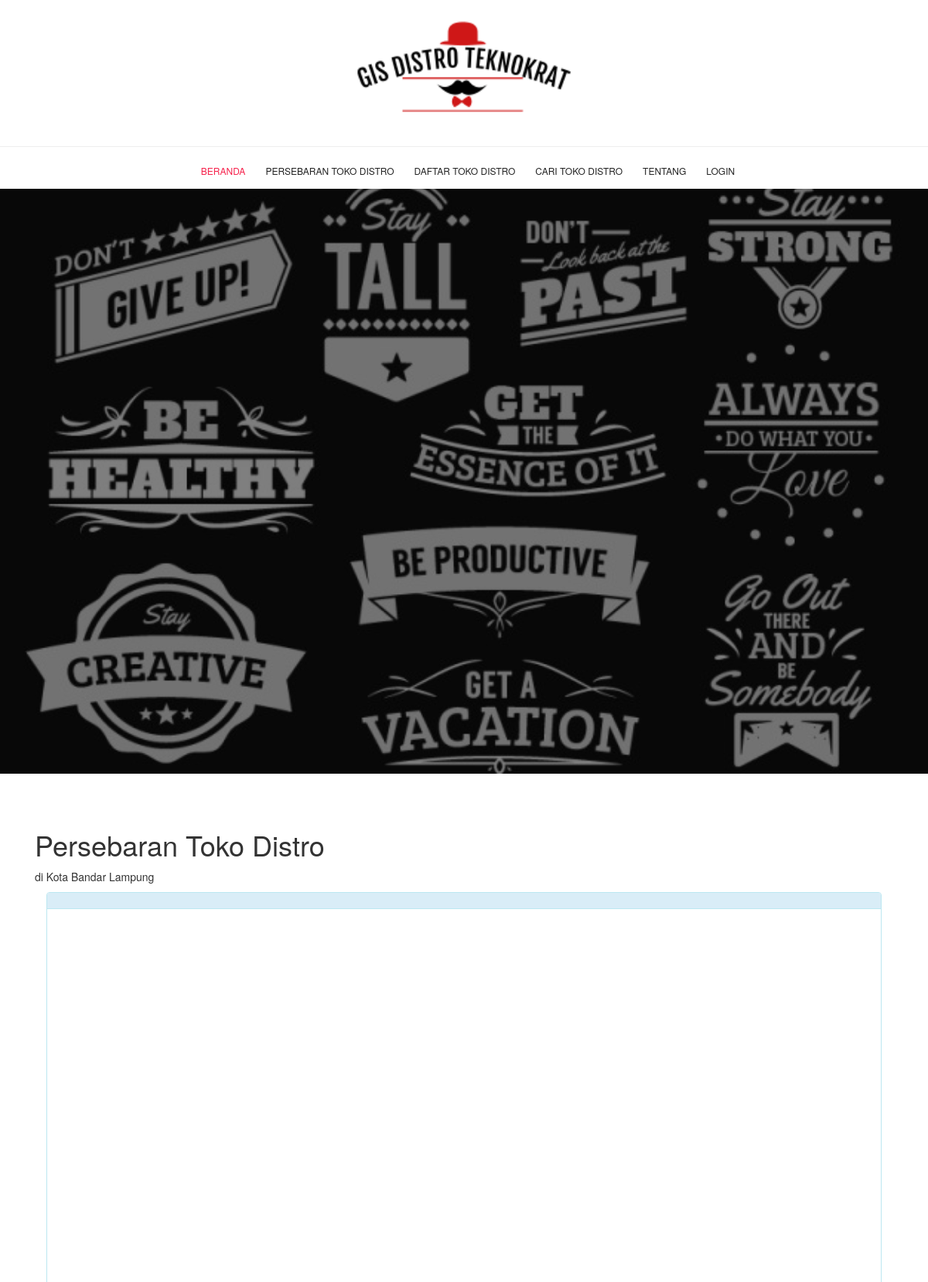
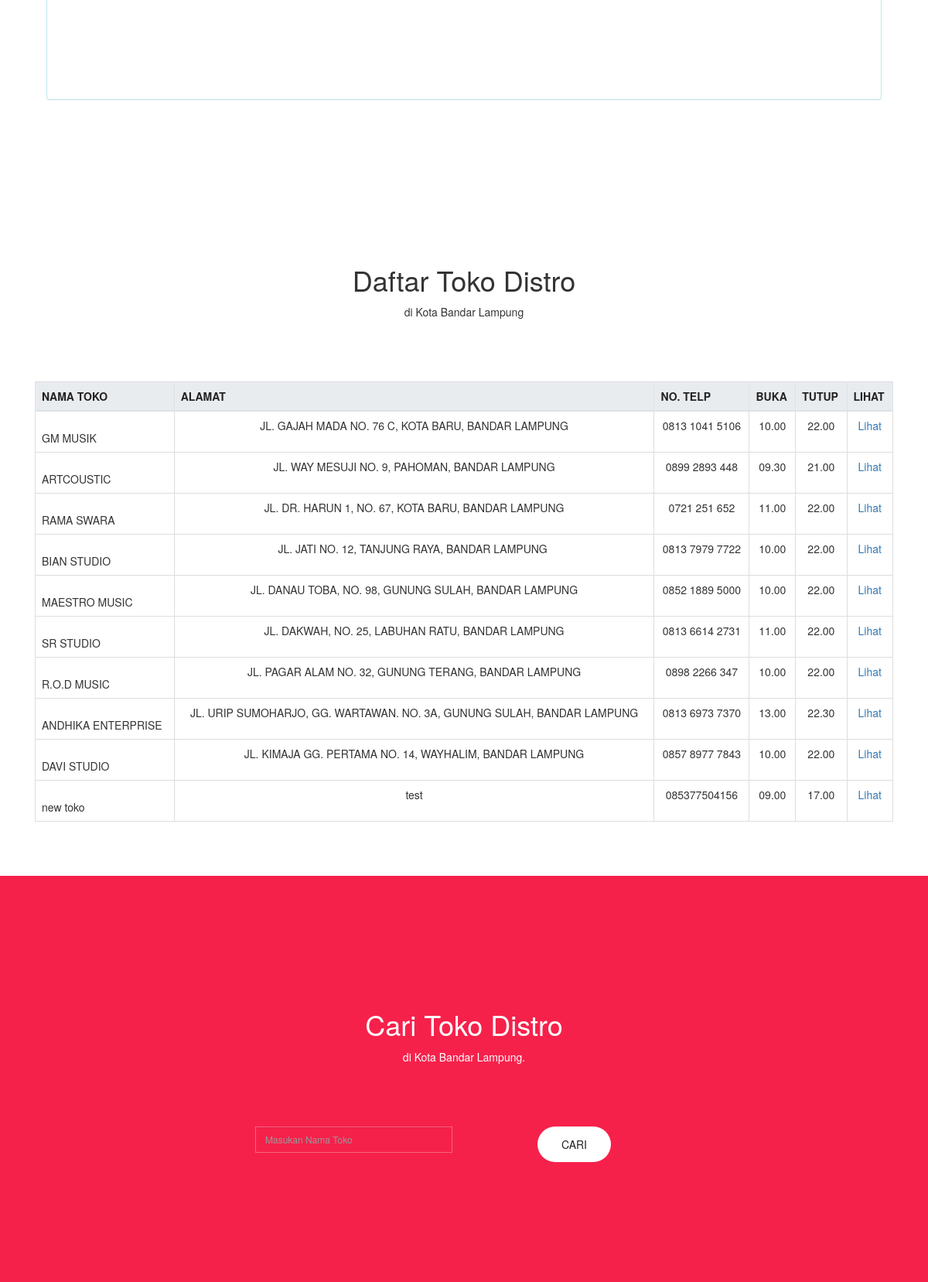
The page / (upper part) on the database its author committed (2 pictures, top to bottom).
### tables this page shows
CREATE TABLE `tbl_toko` (
  `id_toko` int(11) NOT NULL AUTO_INCREMENT,
  `nama_toko` varchar(100) NOT NULL,
  `alamat` varchar(100) NOT NULL,
  `no_telp` varchar(20) NOT NULL,
  `email` varchar(50) NOT NULL,
  `Lat` varchar(20) NOT NULL,
  `Lng` varchar(20) NOT NULL,
  `Pemilik` varchar(50) NOT NULL,
  `medsos` text,
  `buka` varchar(50) DEFAULT NULL,
  `tutup` varchar(50) DEFAULT NULL,
  `id_user` int(11) DEFAULT NULL,
  `tipe` varchar(20) DEFAULT 'Toko',
  PRIMARY KEY (`id_toko`)
);

### index.php (the view, shortened to what this page needs)
<!DOCTYPE html>
<html lang="zxx" class="no-js">
<head>
		<link rel="stylesheet" href="css/linearicons.css">
		<link rel="stylesheet" href="css/font-awesome.min.css">
		<link rel="stylesheet" href="css/bootstrap.css">
		<link rel="stylesheet" href="css/magnific-popup.css">
		<link rel="stylesheet" href="css/nice-select.css">
		<link rel="stylesheet" href="css/animate.min.css">
		<link rel="stylesheet" href="css/owl.carousel.css">
		<link rel="stylesheet" href="css/main.css">
		<link rel="stylesheet" href="css/owl.carousel.min.css">
   		<link rel="stylesheet" href="asset/css/owl.theme.default.min.css">
   		<link rel="stylesheet" href="asset/css/animate.css">
	    <link rel="stylesheet" href="asset/css/animate.css">
	    <link rel="stylesheet" href="asset/css/owl.carousel.min.css">
	    <link rel="stylesheet" href="asset/css/owl.theme.default.min.css">
	    <link rel="stylesheet" href="asset/css/magnific-popup.css">
	    <link rel="stylesheet" href="asset/css/aos.css">
	    <link rel="stylesheet" href="asset/css/ionicons.min.css">
	    <link rel="stylesheet" href="asset/css/bootstrap-datepicker.css">
	    <link rel="stylesheet" href="asset/css/jquery.timepicker.css">
	    <link rel="stylesheet" href="asset/css/flaticon.css">
	    <link rel="stylesheet" href="asset/css/icomoon.css">
	    <link href="//netdna.bootstrapcdn.com/bootstrap/3.0.0/css/bootstrap.min.css" rel="stylesheet" id="bootstrap-css">
	</head>
	<body>
		  <header id="header">
		    <div class="container">
		    	<div class="row header-top align-items-center">
		    		<div class="col-lg-4 col-sm-4 menu-top-left">
		    		</div>
		    		<div class="col-lg-4 menu-top-middle justify-content-center d-flex">
						<a href="index.php">
							<img class="img-fluid" src="img/bucek.png" width="300" height="400" >
						</a>
		    		</div>
		    	</div>
		    </div>
		    	<hr>
		    <div class="container">
		    	<div class="row align-items-center justify-content-center d-flex">
			      <nav id="nav-menu-container">
			        <ul class="nav-menu">
			          <li class="menu-active"><a href="?">Beranda</a></li>
			          <li><a href="#persebaran">Persebaran Toko Distro</a></li>
			          <li><a href="#daftar">Daftar Toko Distro</a></li>
			          <li><a href="#cari">Cari Toko Distro</a></li>
			          <li><a href="#tentang">Tentang</a></li>
			          <li><a href="login.php">login</a></li>
			            </ul>
			      </nav>
		    	</div>
		    </div>
		  </header>
		<section class="banner-area relative section-gap2" id="banner">
			<div class="overlay overlay-bg"></div>
			<div class="container">
				<div class="row fullscreen d-flex align-items-center justify-content-start">
					<div class="banner-content col-lg-12 col-md-12">
						<h1 class="text-uppercase">
							 <br>
							<br>
						</h1>
					</div>
				</div>
			</div>
		</section>
		<section class="persebaran-area section-gap" id="persebaran">
			<div class="container">
				<div class="row d-flex">
					<div class="menu-content pb-70 col-lg-12">
						<div class="title">
							<?php
							if(isset($_GET['id']) || isset($_POST['toko'])){
									include "detail.php";
							}else{ ?>
							<h1 class="mb-10">Persebaran Toko Distro</h1>
							<p>di Kota Bandar Lampung</p><?php
								include "peta.php";
							}
							?>
						</div>
					</div>
				</div>
				<div class="row">
					<div class="table-wrap col-lg-12">
					</div>
				</div>
			</div>
		</section>
		<section class="daftar-area section-gap" id="daftar">
			<div class="container">
				<div class="row d-flex justify-content-center">
					<div class="menu-content pb-70 col-lg-8">
						<div class="title text-center">
							<h1 class="mb-10">Daftar Toko Distro</h1>
							<p>di Kota Bandar Lampung</p>
						</div>
					</div>
				</div>
				<div class="row">
					<div class="table-wrap col-lg-12">
						<table class="daftar-table table table-bordered">
							  <thead class="thead-light">
							    <tr>
							      <th class="head" scope="col">Nama Toko</th>
							      <th class="head" scope="col">Alamat</th>
							      <th class="head" scope="col">No. Telp</th>
							      <th class="head" scope="col">Buka</th>
							      <th class="head" scope="col">Tutup</th>
							      <th class="head" scope="col">Lihat</th>
							    </tr>
							  </thead>
							  <tbody>
							  <?php
							  include "admin/action/koneksi.php";
							  $sql = mysqli_query($conn, "select * from tbl_toko");
							  while($data=mysqli_fetch_assoc($sql)){
							  ?>
							    <tr>
							      <th class="name" scope="row"><?php echo $data['nama_toko']; ?></th>
							      <td><?php echo $data['alamat']; ?></td>
							      <td><?php echo $data['no_telp']; ?></td>
							      <td><?php echo $data['buka']; ?></td>
							      <td><?php echo $data['tutup']; ?></td>
							      <td><a href="?id=<?php echo  $data['id_toko']; ?>#detail">Lihat</a></td>
							    </tr>
							    <?php } ?>
							  </tbody>
						</table>
					</div>
				</div>
			</div>
		</section>
		<section class="convert-area section-gap" id="cari">
			<div class="container">
				<div class="convert-wrap">
					<div class="row d-flex justify-content-center">
						<div class="menu-content pb-70 col-lg-8">
							<div class="title text-center">
								<h1 class="text-white mb-10">Cari Toko Distro</h1>
								<p class="text-white">di Kota Bandar Lampung.</p>
							</div>
						</div>
					</div>
					<form action="index.php?#detail.php" method="post">
					<div class="row justify-content-center align-items-start">
						<div class="col-lg-3 col-md-6 cols-img">
							<input type="text" name="toko" placeholder="Masukan Nama Toko" class="form-control mb-20">
						</div>
						<div class="col-lg-3 col-md-6 cols">
							<button type="submit" class="primary-btn header-btn text-uppercase">Cari</button>
						</div>
					</div>
					</form>
				</div>
			</div>
		</section>
					<?php include "contact.php"; ?>
	</body>
</html>

### css/main.css (style rules this page uses)
body { color: #777777; font-family: "Poppins", sans-serif; font-size: 14px; font-weight: 300; line-height: 1.625em; position: relative; }
ol, ul { margin: 0; padding: 0; list-style: none; }
a { -webkit-transition: all 0.3s ease 0s; -moz-transition: all 0.3s ease 0s; -o-transition: all 0.3s ease 0s; transition: all 0.3s ease 0s; }
a, a:focus, a:hover { text-decoration: none; outline: 0; }
h1, h2, h3, h4, h5, h6 { font-family: "Poppins", sans-serif; color: #222222; line-height: 1.2em !important; margin-bottom: 0; margin-top: 0; font-weight: 600; }
h1, .h1 { font-size: 36px; }
td, th { border-radius: 0px; }
.mb-10 { margin-bottom: 10px; }
.mb-20 { margin-bottom: 20px; }
.pb-70 { padding-bottom: 70px; }
.text-white { color: #fff; }
.text-center { text-align: center; }
.relative { position: relative; }
.overlay { position: absolute; left: 0; right: 0; top: 0; bottom: 0; }
h1 { font-size: 36px; }
h1, h2, h3, h4, h5, h6 { line-height: 1.5em; }
#header { padding: 14px 0; position: fixed; left: 0; top: 0; right: 0; transition: all 0.5s; z-index: 997; background-color: #fff; }
.nav-menu, .nav-menu * { margin: 0; padding: 0; list-style: none; }
.nav-menu li { position: relative; white-space: nowrap; }
.nav-menu > li { float: left; }
#nav-menu-container { margin: 0; }
.nav-menu a { padding: 0 8px 0px 8px; text-decoration: none; display: inline-block; color: #222; font-weight: 500; font-size: 12px; text-transform: uppercase; outline: none; }
.nav-menu li:hover > a, .nav-menu > .menu-active > a { color: #f6214b; }
.nav-menu > li { margin-left: 10px; }
.section-gap { padding: 50px 0; }
.section-gap2 { padding: 100px 0; }
.primary-btn { background-color: #f6214b; line-height: 42px; padding-left: 30px; padding-right: 60px; border-radius: 25px; border: none; color: #fff; display: inline-block; font-weight: 500; position: relative; -webkit-transition: all 0.3s ease 0s; -moz-transition: all 0.3s ease 0s; -o-transition: all 0.3s ease 0s; transition: all 0.3s ease 0s; cursor: pointer; text-transform: uppercase; position: relative; }
.banner-area { text-align: center; background: url(../img/gambar-bg.jpg) center; background-size: cover; }
.banner-area .overlay-bg { background-color: rgba(0, 0, 0, 0.5); }
.banner-content { text-align: center; }
.banner-content h1 { color: #fff; font-size: 60px; font-weight: 700; line-height: 1em; margin-top: 20px; }
.header-btn { background-color: #f6214b; border: 1px solid transparent; color: #fff; }
.convert-area { background-color: #f6214b; }
.convert-wrap { padding: 100px 0; }
.convert-wrap h1, .convert-wrap p { text-align: center; }
.convert-wrap .form-control { color: #fff; font-size: 12px; padding: 12px; border-radius: 0; background: transparent; border-color: #f96481; }
.convert-wrap .form-control::placeholder { color: ##fbf8f9; text-transform: capitalize; font-size: 12px; }
.convert-wrap .primary-btn { padding-left: 30px; padding-right: 30px; background: #fff; color: #222; margin-left: auto; margin-right: auto; display: block; text-align: center; -webkit-transition: all 0.3s ease 0s; -moz-transition: all 0.3s ease 0s; -o-transition: all 0.3s ease 0s; transition: all 0.3s ease 0s; }
.table { text-align: center; }
.table th { font-weight: 300; }
.table .name { padding-top: 24px; }
.table tr { -webkit-transition: all 0.3s ease 0s; -moz-transition: all 0.3s ease 0s; -o-transition: all 0.3s ease 0s; transition: all 0.3s ease 0s; }
.thead-light .head { text-transform: uppercase; font-weight: 700; color: #222 !important; }
body { font-family: sans-serif; }

### rows shown on the page
tbl_toko: nama_toko "GM MUSIK", alamat "JL. GAJAH MADA NO. 76 C, KOTA BARU, BANDAR LAMPUNG", no_telp "0813 1041 5106", buka "10.00", tutup "22.00"
tbl_toko: nama_toko "ARTCOUSTIC", alamat "JL. WAY MESUJI NO. 9, PAHOMAN, BANDAR LAMPUNG", no_telp "0899 2893 448", buka "09.30", tutup "21.00"
tbl_toko: nama_toko "RAMA SWARA", alamat "JL. DR. HARUN 1, NO. 67, KOTA BARU, BANDAR LAMPUNG", no_telp "0721 251 652", buka "11.00", tutup "22.00"
tbl_toko: nama_toko "BIAN STUDIO", alamat "JL. JATI NO. 12, TANJUNG RAYA, BANDAR LAMPUNG", no_telp "0813 7979 7722", buka "10.00", tutup "22.00"
tbl_toko: nama_toko "MAESTRO MUSIC", alamat "JL. DANAU TOBA, NO. 98, GUNUNG SULAH, BANDAR LAMPUNG", no_telp "0852 1889 5000", buka "10.00", tutup "22.00"
tbl_toko: nama_toko "SR STUDIO", alamat "JL. DAKWAH, NO. 25, LABUHAN RATU, BANDAR LAMPUNG", no_telp "0813 6614 2731", buka "11.00", tutup "22.00"
tbl_toko: nama_toko "R.O.D MUSIC", alamat "JL. PAGAR ALAM NO. 32, GUNUNG TERANG, BANDAR LAMPUNG", no_telp "0898 2266 347", buka "10.00", tutup "22.00"
tbl_toko: nama_toko "ANDHIKA ENTERPRISE", alamat "JL. URIP SUMOHARJO, GG. WARTAWAN. NO. 3A, GUNUNG SULAH, BANDAR LAMPUNG", no_telp "0813 6973 7370", buka "13.00", tutup "22.30"
tbl_toko: nama_toko "DAVI STUDIO", alamat "JL. KIMAJA GG. PERTAMA NO. 14, WAYHALIM, BANDAR LAMPUNG", no_telp "0857 8977 7843", buka "10.00", tutup "22.00"
tbl_toko: nama_toko "new toko", alamat "test", no_telp "085377504156", buka "09.00", tutup "17.00"
